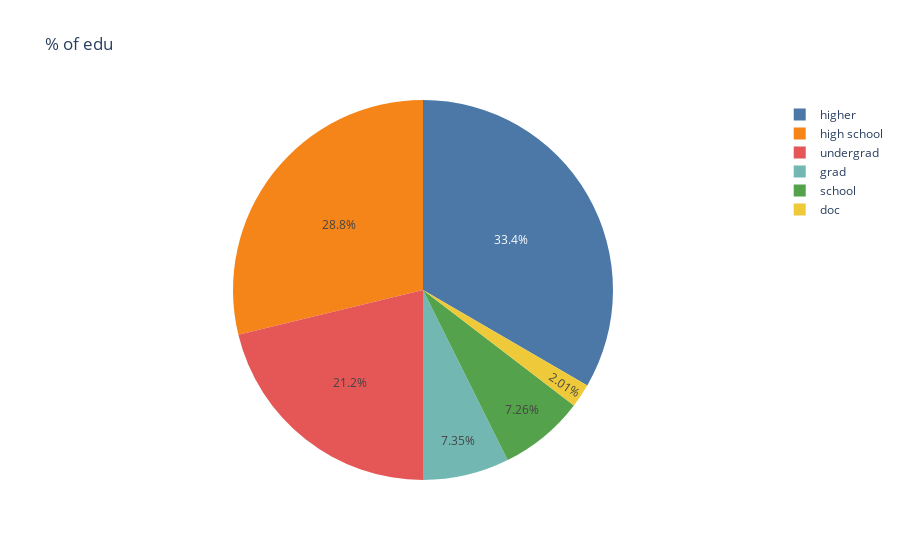

The notebook cell this image was saved under:
### Code cell
px.pie(df_new,values='education-num',names='education',title='% of edu',color_discrete_sequence=px.colors.qualitative.T10)

### Figure 1 — Plotly figure (JSON) as saved in the notebook; plotly's stock layout.template omitted (floating-point values rounded to 4 significant figures; data arrays with more than 128 entries replaced by an {"elided": "..."} marker saying what was removed)
{"data": [{"domain": {"x": [0, 1], "y": [0, 1]}, "hovertemplate": "education=%{label}<br>education-num=%{value}<extra></extra>", "labels": {"elided": "32561 str values"}, "legendgroup": "", "name": "", "showlegend": true, "type": "pie", "values": {"elided": "32561 int values"}}], "layout": {"legend": {"tracegroupgap": 0}, "piecolorway": ["#4C78A8", "#F58518", "#E45756", "#72B7B2", "#54A24B", "#EECA3B", "#B279A2", "#FF9DA6", "#9D755D", "#BAB0AC"], "title": {"text": "% of edu"}}}
